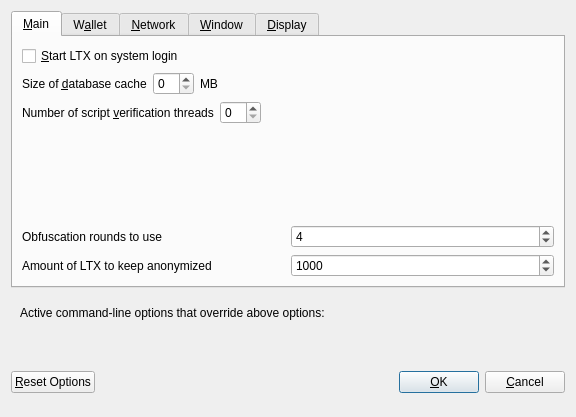
<?xml version="1.0" encoding="UTF-8"?>
<ui version="4.0">
 <class>OptionsDialog</class>
 <widget class="QDialog" name="OptionsDialog">
  <property name="geometry">
   <rect>
    <x>0</x>
    <y>0</y>
    <width>576</width>
    <height>417</height>
   </rect>
  </property>
  <property name="windowTitle">
   <string>Options</string>
  </property>
  <property name="modal">
   <bool>true</bool>
  </property>
  <layout class="QVBoxLayout" name="verticalLayout">
   <item>
    <widget class="QTabWidget" name="tabWidget">
     <property name="currentIndex">
      <number>0</number>
     </property>
     <widget class="QWidget" name="tabMain">
      <attribute name="title">
       <string>&amp;Main</string>
      </attribute>
      <layout class="QVBoxLayout" name="verticalLayout_Main">
       <item>
        <widget class="QCheckBox" name="bitcoinAtStartup">
         <property name="toolTip">
          <string>Automatically start LTX after logging in to the system.</string>
         </property>
         <property name="text">
          <string>&amp;Start LTX on system login</string>
         </property>
        </widget>
       </item>
       <item>
        <layout class="QHBoxLayout" name="horizontalLayout_2_Main">
         <item>
          <widget class="QLabel" name="databaseCacheLabel">
           <property name="text">
            <string>Size of &amp;database cache</string>
           </property>
           <property name="textFormat">
            <enum>Qt::PlainText</enum>
           </property>
           <property name="buddy">
            <cstring>databaseCache</cstring>
           </property>
          </widget>
         </item>
         <item>
          <widget class="QSpinBox" name="databaseCache"/>
         </item>
         <item>
          <widget class="QLabel" name="databaseCacheUnitLabel">
           <property name="text">
            <string>MB</string>
           </property>
           <property name="textFormat">
            <enum>Qt::PlainText</enum>
           </property>
          </widget>
         </item>
         <item>
          <spacer name="horizontalSpacer_2_Main">
           <property name="orientation">
            <enum>Qt::Horizontal</enum>
           </property>
           <property name="sizeHint" stdset="0">
            <size>
             <width>40</width>
             <height>20</height>
            </size>
           </property>
          </spacer>
         </item>
        </layout>
       </item>
       <item>
        <layout class="QHBoxLayout" name="horizontalLayout_3_Main">
         <item>
          <widget class="QLabel" name="threadsScriptVerifLabel">
           <property name="text">
            <string>Number of script &amp;verification threads</string>
           </property>
           <property name="textFormat">
            <enum>Qt::PlainText</enum>
           </property>
           <property name="buddy">
            <cstring>threadsScriptVerif</cstring>
           </property>
          </widget>
         </item>
         <item>
          <widget class="QSpinBox" name="threadsScriptVerif">
           <property name="toolTip">
            <string>(0 = auto, &lt;0 = leave that many cores free)</string>
           </property>
          </widget>
         </item>
         <item>
          <spacer name="horizontalSpacer_3_Main">
           <property name="orientation">
            <enum>Qt::Horizontal</enum>
           </property>
           <property name="sizeHint" stdset="0">
            <size>
             <width>40</width>
             <height>20</height>
            </size>
           </property>
          </spacer>
         </item>
        </layout>
       </item>
       <item>
        <spacer name="verticalSpacer_Main">
         <property name="orientation">
          <enum>Qt::Vertical</enum>
         </property>
         <property name="sizeHint" stdset="0">
          <size>
           <width>20</width>
           <height>40</height>
          </size>
         </property>
        </spacer>
       </item>
       <item>
        <layout class="QHBoxLayout" name="horizontalLayout_4_Main">
         <item>
          <widget class="QLabel" name="label">
           <property name="toolTip">
            <string>This setting determines the amount of individual masternodes that an input will be anonymized through.&lt;br/&gt;More rounds of anonymization gives a higher degree of privacy, but also costs more in fees.</string>
           </property>
           <property name="text">
            <string>Obfuscation rounds to use</string>
           </property>
          </widget>
         </item>
         <item>
          <widget class="QSpinBox" name="obfuscationRounds">
           <property name="minimum">
            <number>2</number>
           </property>
           <property name="maximum">
            <number>8</number>
           </property>
           <property name="value">
            <number>4</number>
           </property>
          </widget>
         </item>
        </layout>
       </item>
       <item>
        <layout class="QHBoxLayout" name="horizontalLayout">
         <item>
          <widget class="QLabel" name="label_2">
           <property name="toolTip">
            <string>This amount acts as a threshold to turn off Obfuscation once it's reached.</string>
           </property>
           <property name="statusTip">
            <string notr="true"/>
           </property>
           <property name="whatsThis">
            <string notr="true"/>
           </property>
           <property name="accessibleName">
            <string notr="true"/>
           </property>
           <property name="accessibleDescription">
            <string notr="true"/>
           </property>
           <property name="text">
            <string>Amount of LTX to keep anonymized</string>
           </property>
          </widget>
         </item>
         <item>
          <widget class="QSpinBox" name="anonymizeLtx">
           <property name="minimum">
            <number>100</number>
           </property>
           <property name="maximum">
            <number>100000</number>
           </property>
           <property name="singleStep">
            <number>100</number>
           </property>
           <property name="value">
            <number>1000</number>
           </property>
          </widget>
         </item>
        </layout>
       </item>
      </layout>
     </widget>
     <widget class="QWidget" name="tabWallet">
      <attribute name="title">
       <string>W&amp;allet</string>
      </attribute>
      <layout class="QVBoxLayout" name="verticalLayout_Wallet">
       <item>
        <widget class="QGroupBox" name="groupBox">
         <property name="title">
          <string>Expert</string>
         </property>
         <layout class="QVBoxLayout" name="verticalLayout_2">
          <item>
           <widget class="QCheckBox" name="coinControlFeatures">
            <property name="toolTip">
             <string>Whether to show coin control features or not.</string>
            </property>
            <property name="text">
             <string>Enable coin &amp;control features</string>
            </property>
           </widget>
          </item>
          <item>
           <widget class="QCheckBox" name="showMasternodesTab">
            <property name="toolTip">
             <string>Show additional tab listing all your masternodes in first sub-tab&lt;br/&gt;and all masternodes on the network in second sub-tab.</string>
            </property>
            <property name="text">
             <string>Show Masternodes Tab</string>
            </property>
           </widget>
          </item>
          <item>
           <widget class="QCheckBox" name="spendZeroConfChange">
            <property name="toolTip">
             <string>If you disable the spending of unconfirmed change, the change from a transaction&lt;br/&gt;cannot be used until that transaction has at least one confirmation.&lt;br/&gt;This also affects how your balance is computed.</string>
            </property>
            <property name="text">
             <string>&amp;Spend unconfirmed change</string>
            </property>
           </widget>
          </item>
         </layout>
        </widget>
       </item>
       <item>
        <spacer name="verticalSpacer_Wallet">
         <property name="orientation">
          <enum>Qt::Vertical</enum>
         </property>
         <property name="sizeHint" stdset="0">
          <size>
           <width>20</width>
           <height>40</height>
          </size>
         </property>
        </spacer>
       </item>
      </layout>
     </widget>
     <widget class="QWidget" name="tabNetwork">
      <attribute name="title">
       <string>&amp;Network</string>
      </attribute>
      <layout class="QVBoxLayout" name="verticalLayout_Network">
       <item>
        <widget class="QCheckBox" name="mapPortUpnp">
         <property name="toolTip">
          <string>Automatically open the LTX client port on the router. This only works when your router supports UPnP and it is enabled.</string>
         </property>
         <property name="text">
          <string>Map port using &amp;UPnP</string>
         </property>
        </widget>
       </item>
       <item>
        <widget class="QCheckBox" name="allowIncoming">
         <property name="toolTip">
          <string>Accept connections from outside</string>
         </property>
         <property name="text">
          <string>Allow incoming connections</string>
         </property>
        </widget>
       </item>
       <item>
        <widget class="QCheckBox" name="connectSocks">
         <property name="toolTip">
          <string>Connect to the LTX network through a SOCKS5 proxy.</string>
         </property>
         <property name="text">
          <string>&amp;Connect through SOCKS5 proxy (default proxy):</string>
         </property>
        </widget>
       </item>
       <item>
        <layout class="QHBoxLayout" name="horizontalLayout_1_Network">
         <item>
          <widget class="QLabel" name="proxyIpLabel">
           <property name="text">
            <string>Proxy &amp;IP:</string>
           </property>
           <property name="textFormat">
            <enum>Qt::PlainText</enum>
           </property>
           <property name="buddy">
            <cstring>proxyIp</cstring>
           </property>
          </widget>
         </item>
         <item>
          <widget class="QValidatedLineEdit" name="proxyIp">
           <property name="minimumSize">
            <size>
             <width>140</width>
             <height>0</height>
            </size>
           </property>
           <property name="maximumSize">
            <size>
             <width>140</width>
             <height>16777215</height>
            </size>
           </property>
           <property name="toolTip">
            <string>IP address of the proxy (e.g. IPv4: 127.0.0.1 / IPv6: ::1)</string>
           </property>
          </widget>
         </item>
         <item>
          <widget class="QLabel" name="proxyPortLabel">
           <property name="text">
            <string>&amp;Port:</string>
           </property>
           <property name="textFormat">
            <enum>Qt::PlainText</enum>
           </property>
           <property name="buddy">
            <cstring>proxyPort</cstring>
           </property>
          </widget>
         </item>
         <item>
          <widget class="QLineEdit" name="proxyPort">
           <property name="minimumSize">
            <size>
             <width>55</width>
             <height>0</height>
            </size>
           </property>
           <property name="maximumSize">
            <size>
             <width>55</width>
             <height>16777215</height>
            </size>
           </property>
           <property name="toolTip">
            <string>Port of the proxy (e.g. 9050)</string>
           </property>
          </widget>
         </item>
         <item>
          <spacer name="horizontalSpacer_1_Network">
           <property name="orientation">
            <enum>Qt::Horizontal</enum>
           </property>
           <property name="sizeHint" stdset="0">
            <size>
             <width>40</width>
             <height>20</height>
            </size>
           </property>
          </spacer>
         </item>
        </layout>
       </item>
       <item>
        <spacer name="verticalSpacer_Network">
         <property name="orientation">
          <enum>Qt::Vertical</enum>
         </property>
         <property name="sizeHint" stdset="0">
          <size>
           <width>20</width>
           <height>40</height>
          </size>
         </property>
        </spacer>
       </item>
      </layout>
     </widget>
     <widget class="QWidget" name="tabWindow">
      <attribute name="title">
       <string>&amp;Window</string>
      </attribute>
      <layout class="QVBoxLayout" name="verticalLayout_Window">
       <item>
        <widget class="QCheckBox" name="minimizeToTray">
         <property name="toolTip">
          <string>Show only a tray icon after minimizing the window.</string>
         </property>
         <property name="text">
          <string>&amp;Minimize to the tray instead of the taskbar</string>
         </property>
        </widget>
       </item>
       <item>
        <widget class="QCheckBox" name="minimizeOnClose">
         <property name="toolTip">
          <string>Minimize instead of exit the application when the window is closed. When this option is enabled, the application will be closed only after selecting Quit in the menu.</string>
         </property>
         <property name="text">
          <string>M&amp;inimize on close</string>
         </property>
        </widget>
       </item>
       <item>
        <spacer name="verticalSpacer_Window">
         <property name="orientation">
          <enum>Qt::Vertical</enum>
         </property>
         <property name="sizeHint" stdset="0">
          <size>
           <width>20</width>
           <height>40</height>
          </size>
         </property>
        </spacer>
       </item>
      </layout>
     </widget>
     <widget class="QWidget" name="tabDisplay">
      <attribute name="title">
       <string>&amp;Display</string>
      </attribute>
      <layout class="QVBoxLayout" name="verticalLayout_Display">
       <item>
        <layout class="QHBoxLayout" name="horizontalLayout_1_Display">
         <item>
          <widget class="QLabel" name="langLabel">
           <property name="text">
            <string>User Interface &amp;language:</string>
           </property>
           <property name="textFormat">
            <enum>Qt::PlainText</enum>
           </property>
           <property name="buddy">
            <cstring>lang</cstring>
           </property>
          </widget>
         </item>
         <item>
          <widget class="QValueComboBox" name="lang">
           <property name="toolTip">
            <string>The user interface language can be set here. This setting will take effect after restarting LTX.</string>
           </property>
          </widget>
         </item>
        </layout>
       </item>
       <item>
        <widget class="QLabel" name="label_3">
         <property name="toolTip">
          <string notr="true"/>
         </property>
         <property name="statusTip">
          <string notr="true"/>
         </property>
         <property name="whatsThis">
          <string notr="true"/>
         </property>
         <property name="accessibleName">
          <string notr="true"/>
         </property>
         <property name="text">
          <string>Language missing or translation incomplete? Help contributing translations here:
https://www.transifex.com/litexcoin/ltxcoin-translations</string>
         </property>
         <property name="wordWrap">
          <bool>true</bool>
         </property>
         <property name="openExternalLinks">
          <bool>true</bool>
         </property>
         <property name="textInteractionFlags">
          <set>Qt::TextBrowserInteraction</set>
         </property>
        </widget>
       </item>
       <item>
        <layout class="QHBoxLayout" name="horizontalLayout_4_Display" stretch="0,0">
         <item>
          <widget class="QLabel" name="themeLabel">
           <property name="text">
            <string>User Interface Theme:</string>
           </property>
          </widget>
         </item>
         <item>
          <widget class="QValueComboBox" name="theme"/>
         </item>
        </layout>
       </item>
       <item>
        <widget class="Line" name="line">
         <property name="orientation">
          <enum>Qt::Horizontal</enum>
         </property>
        </widget>
       </item>
       <item>
        <layout class="QHBoxLayout" name="horizontalLayout_2_Display">
         <item>
          <widget class="QLabel" name="unitLabel">
           <property name="text">
            <string>&amp;Unit to show amounts in:</string>
           </property>
           <property name="textFormat">
            <enum>Qt::PlainText</enum>
           </property>
           <property name="buddy">
            <cstring>unit</cstring>
           </property>
          </widget>
         </item>
         <item>
          <widget class="QValueComboBox" name="unit">
           <property name="toolTip">
            <string>Choose the default subdivision unit to show in the interface and when sending coins.</string>
           </property>
          </widget>
         </item>
        </layout>
       </item>
       <item>
        <layout class="QHBoxLayout" name="horizontalLayout_5_Display">
         <item>
          <widget class="QLabel" name="digitsLabel">
           <property name="text">
            <string>Decimal digits</string>
           </property>
          </widget>
         </item>
         <item>
          <widget class="QValueComboBox" name="digits"/>
         </item>
        </layout>
       </item>
       <item>
        <layout class="QHBoxLayout" name="horizontalLayout_3_Display">
         <item>
          <widget class="QLabel" name="thirdPartyTxUrlsLabel">
           <property name="toolTip">
            <string>Third party URLs (e.g. a block explorer) that appear in the transactions tab as context menu items. %s in the URL is replaced by transaction hash. Multiple URLs are separated by vertical bar |.</string>
           </property>
           <property name="text">
            <string>Third party transaction URLs</string>
           </property>
           <property name="buddy">
            <cstring>thirdPartyTxUrls</cstring>
           </property>
          </widget>
         </item>
         <item>
          <widget class="QLineEdit" name="thirdPartyTxUrls">
           <property name="toolTip">
            <string>Third party URLs (e.g. a block explorer) that appear in the transactions tab as context menu items. %s in the URL is replaced by transaction hash. Multiple URLs are separated by vertical bar |.</string>
           </property>
          </widget>
         </item>
        </layout>
       </item>
       <item>
        <spacer name="verticalSpacer">
         <property name="orientation">
          <enum>Qt::Vertical</enum>
         </property>
         <property name="sizeHint" stdset="0">
          <size>
           <width>20</width>
           <height>40</height>
          </size>
         </property>
        </spacer>
       </item>
      </layout>
     </widget>
    </widget>
   </item>
   <item>
    <widget class="QFrame" name="frame">
     <layout class="QVBoxLayout" name="verticalLayout_Bottom">
      <item>
       <layout class="QHBoxLayout" name="horizontalLayout_Bottom">
        <item>
         <widget class="QLabel" name="overriddenByCommandLineInfoLabel">
          <property name="text">
           <string>Active command-line options that override above options:</string>
          </property>
          <property name="textFormat">
           <enum>Qt::PlainText</enum>
          </property>
         </widget>
        </item>
        <item>
         <spacer name="horizontalSpacer_Bottom">
          <property name="orientation">
           <enum>Qt::Horizontal</enum>
          </property>
          <property name="sizeHint" stdset="0">
           <size>
            <width>40</width>
            <height>20</height>
           </size>
          </property>
         </spacer>
        </item>
       </layout>
      </item>
      <item>
       <widget class="QLabel" name="overriddenByCommandLineLabel">
        <property name="text">
         <string/>
        </property>
        <property name="textFormat">
         <enum>Qt::PlainText</enum>
        </property>
        <property name="wordWrap">
         <bool>true</bool>
        </property>
       </widget>
      </item>
     </layout>
    </widget>
   </item>
   <item>
    <layout class="QHBoxLayout" name="horizontalLayout_Buttons">
     <item>
      <widget class="QPushButton" name="resetButton">
       <property name="toolTip">
        <string>Reset all client options to default.</string>
       </property>
       <property name="text">
        <string>&amp;Reset Options</string>
       </property>
       <property name="autoDefault">
        <bool>false</bool>
       </property>
      </widget>
     </item>
     <item>
      <spacer name="horizontalSpacer_1">
       <property name="orientation">
        <enum>Qt::Horizontal</enum>
       </property>
       <property name="sizeHint" stdset="0">
        <size>
         <width>40</width>
         <height>48</height>
        </size>
       </property>
      </spacer>
     </item>
     <item>
      <widget class="QLabel" name="statusLabel">
       <property name="minimumSize">
        <size>
         <width>200</width>
         <height>0</height>
        </size>
       </property>
       <property name="font">
        <font>
         <weight>75</weight>
         <bold>true</bold>
        </font>
       </property>
       <property name="text">
        <string/>
       </property>
       <property name="textFormat">
        <enum>Qt::PlainText</enum>
       </property>
       <property name="wordWrap">
        <bool>true</bool>
       </property>
      </widget>
     </item>
     <item>
      <spacer name="horizontalSpacer_2">
       <property name="orientation">
        <enum>Qt::Horizontal</enum>
       </property>
       <property name="sizeHint" stdset="0">
        <size>
         <width>40</width>
         <height>48</height>
        </size>
       </property>
      </spacer>
     </item>
     <item>
      <widget class="QPushButton" name="okButton">
       <property name="text">
        <string>&amp;OK</string>
       </property>
       <property name="autoDefault">
        <bool>false</bool>
       </property>
       <property name="default">
        <bool>true</bool>
       </property>
      </widget>
     </item>
     <item>
      <widget class="QPushButton" name="cancelButton">
       <property name="text">
        <string>&amp;Cancel</string>
       </property>
       <property name="autoDefault">
        <bool>false</bool>
       </property>
      </widget>
     </item>
    </layout>
   </item>
  </layout>
 </widget>
 <customwidgets>
  <customwidget>
   <class>QValidatedLineEdit</class>
   <extends>QLineEdit</extends>
   <header>qvalidatedlineedit.h</header>
  </customwidget>
  <customwidget>
   <class>QValueComboBox</class>
   <extends>QComboBox</extends>
   <header>qvaluecombobox.h</header>
  </customwidget>
 </customwidgets>
 <resources/>
 <connections/>
</ui>
